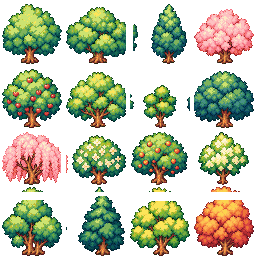
#> input picture assets/innate/environment_trees.png, 256 x 256 px; its folder holds 4 pictures in this run
$ python pack_environment_atlas.py
#> lines starting #> are read from the running program, lines starting #| are printed output that depends on the picture
#!/usr/bin/env python3
"""Pack the six 256px environment sprite sheets into one shared GPU texture."""
from pathlib import Path
from PIL import Image

ROOT = Path(__file__).resolve().parents[1]
SHEETS = (
    "environment_trees",
    "mushroom_clusters",
    "flower_clumps",
    "meadow_flowers_detail",
    "meadow_patch_clusters",
    "woodland_props",
)
atlas = Image.new("RGBA", (512, 768), (0, 0, 0, 0))
#> atlas: PIL image 512x768 RGBA; every value is 0
for index, name in enumerate(SHEETS):
    sprite_sheet = Image.open(ROOT / "assets/innate" / f"{name}.png").convert("RGBA")
#> sprite_sheet is the input picture: PIL image 256x256 RGBA; mean R, G, B, A 63.4, 68, 42.9, 128.9
    if sprite_sheet.size != (256, 256):
        raise ValueError(f"{name} must be a 256x256 atlas, got {sprite_sheet.size}")
    atlas.alpha_composite(sprite_sheet, ((index % 2) * 256, (index // 2) * 256))
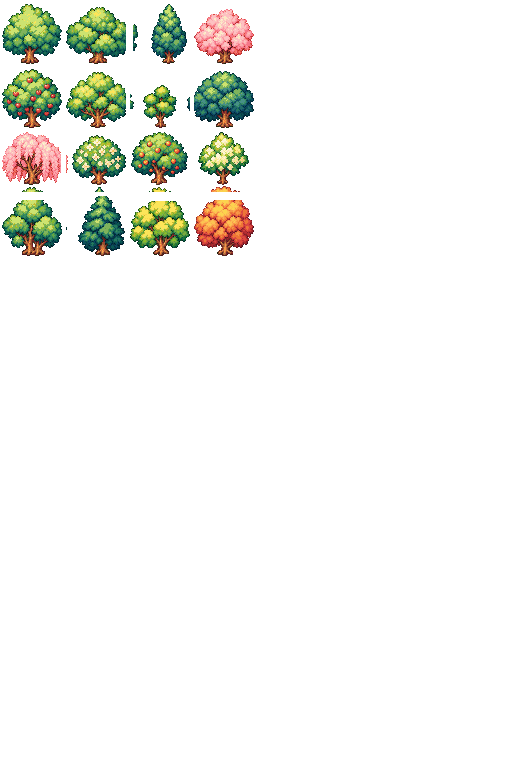
#> atlas: PIL image 512x768 RGBA; mean R, G, B, A 10.6, 11.3, 7.2, 21.5; transparent parts drawn white
#> (the run stopped early here; a loop or call above may not have finished)
